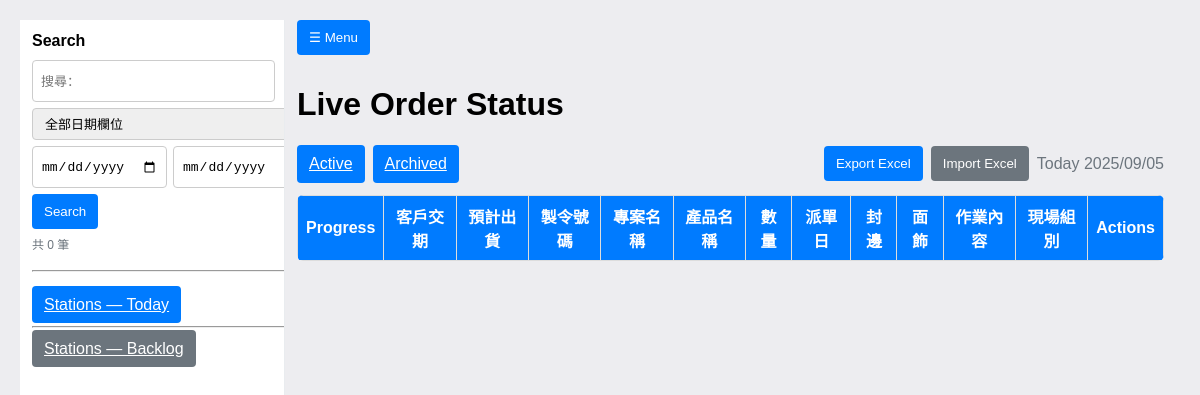
The page /archived on the database as committed earlier.
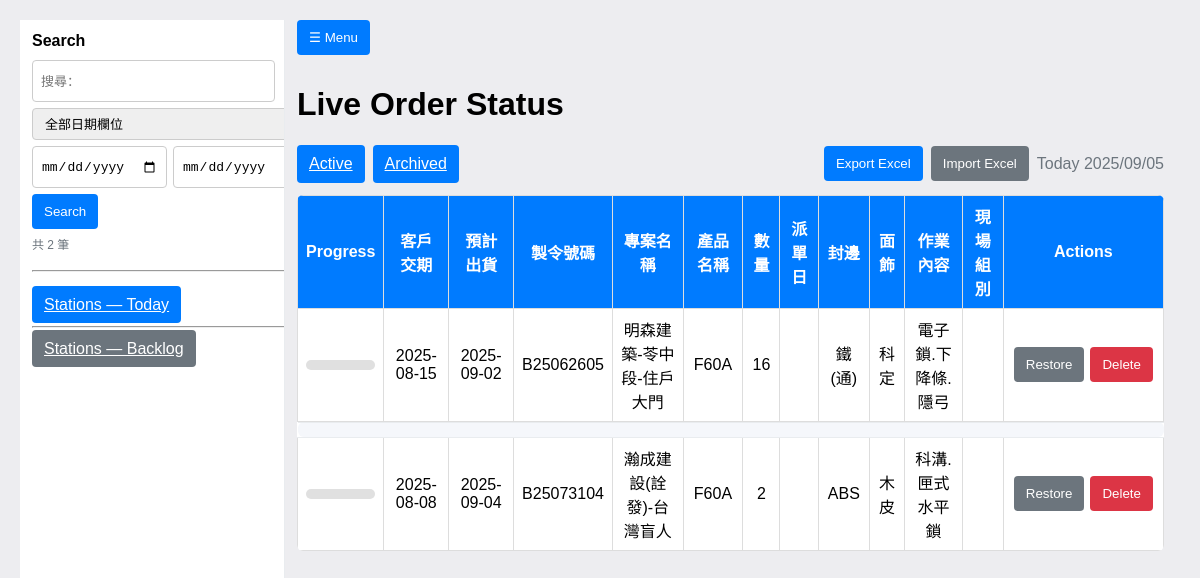
The same page on the database as committed later.
### models.py (models this page shows)
class Order(Base):
    __tablename__ = "orders"
    id = Column(Integer, primary_key=True, autoincrement=True)
    manufacture_code = Column(String)
    customer        = Column(String)
    product         = Column(String)
    demand_date     = Column(String)   # stored as text like "YYYY/MM/DD"
    delivery        = Column(String)   # stored as text
    quantity        = Column(Integer, default=0)
    datecreate      = Column(String)   # stored as text
    fengbian        = Column(String)
    wallpaper       = Column(String)
    jobdesc         = Column(Text)
    archived    = Column(Boolean, default=False)   # soft archive flag
    archived_at = Column(DateTime)                 # when it was archived
    created_at = Column(DateTime, default=datetime.utcnow)
    updated_at = Column(DateTime)
    tasks = relationship("Task", back_populates="order", cascade="all, delete-orphan")

### app.py (the view, shortened to what this page needs)
@app.route("/archived")
def archived_page():
    qtext = (request.args.get("q") or "").strip()
    dfield = (request.args.get("dfield") or "any").strip()   # any | demand | delivery | datecreate
    dfrom  = (request.args.get("dfrom")  or "").strip()
    dto    = (request.args.get("dto")    or "").strip()
    df = _ymd_digits(dfrom)
    dt = _ymd_digits(dto)
    if df and not dt:
        dt = df  # single-day filter if only start is provided
    def norm_col(col):
        return func.replace(func.replace(col, '-', ''), '/', '')
    def date_cond_for(col):
        c = norm_col(col)
        preds = []
        if df: preds.append(c >= df)
        if dt: preds.append(c <= dt)
        return and_(*preds) if preds else None
    today = datetime.today().strftime("%Y/%m/%d")
    with SessionLocal() as session:
        q = session.query(Order).filter(Order.archived == True)
        orders = q.order_by(Order.id.desc()).all()
        vm = []
        for o in orders:
            done_q, total_q = order_progress(o)
            vm.append({
                "id": o.id,
                "manufacture_code": o.manufacture_code or "",
                "customer": o.customer or "",
                "product": o.product or "",
                "demand_date": o.demand_date or "",
                "delivery": o.delivery or "",
                "quantity": o.quantity or 0,
                "datecreate": o.datecreate or "",
                "fengbian": o.fengbian or "",
                "wallpaper": o.wallpaper or "",
                "jobdesc": o.jobdesc or "",
                "active_groups": ", ".join(recalc_active_groups(o)),
                "progress": (done_q, total_q),
                "sub_tasks": [
                    {
                        "id": t.id,
                        "group": t.group or "",
                        "task": t.task or "",
                        "quantity": t.quantity or 0,
                        "completed": t.completed or 0,
                        "remaining": max(0, (t.quantity or 0) - (t.completed or 0)),
                        "running": bool(getattr(t, "start_time", None) and not getattr(t, "stop_time", None)),
                        "started_at": (t.start_time.isoformat() if getattr(t, "start_time", None) else None),
                    } for t in o.tasks
                ]
            })
        return render_template("index.html", orders=vm, today_date=today, archived_page=True, qtext=qtext, dfield=dfield, dfrom=dfrom, dto=dto)

### app.py (called while the page is built)
def recalc_active_groups(order):
    groups = []
    for t in order.tasks:
        remaining = max(0, (t.quantity or 0) - (t.completed or 0))
        if remaining > 0 and t.group and t.group not in groups:
            groups.append(t.group)
    return groups

def order_progress(order):
    total_q = sum((t.quantity or 0) for t in order.tasks)
    done_q = sum((t.completed or 0) for t in order.tasks)
    return (done_q, total_q)

def _ymd_digits(s: str) -> str:
    if not s: return ""
    return re.sub(r"\D", "", s)

def fmtdate(val):
    if not val:
        return ""
    if isinstance(val, date) and not isinstance(val, datetime):
        return val.strftime("%Y-%m-%d")
    if isinstance(val, datetime):
        return val.date().strftime("%Y-%m-%d")
    s = str(val).strip()
    if not s:
        return ""
    for fmt in ("%Y-%m-%d", "%Y/%m/%d", "%Y-%m-%d %H:%M:%S", "%Y/%m/%d %H:%M:%S"):
        try:
            return datetime.strptime(s, fmt).strftime("%Y-%m-%d")
        except Exception:
            pass
    return s[:10]

### templates/index.html (shortened to what this page needs)
<!DOCTYPE html>
<html lang="zh">
<head>
</head>
<body>
  <div class="layout">
  <aside class="sidebar" id="sidebar">
    <div class="brand">Search</div>
    <form method="get" action="{{ '/archived' if archived_page else '/' }}" class="sbm">
      <input type="text" name="q" id= "search-q" value="{{ qtext or '' }}"
             placeholder="搜尋：">
      <select name="dfield">
        <option value="any"        {{ 'selected' if (dfield or 'any')=='any' }}>全部日期欄位</option>
      </select>
      <div class="row">
        <input type="date" name="dfrom" value="{{ dfrom or '' }}">
        <input type="date" name="dto"   value="{{ dto or '' }}">
      </div>
      <div class="row">
        <button class="btn" type="submit">Search</button>
      </div>
      <div class="caption">共 {{ orders|length }} 筆{% if qtext or dfrom or dto %}（篩選中）{% endif %}</div>
      <hr style="margin:12px 0">
      <div class="nav" style="margin-top:6px">
        <a href="/stations/today" class="btn full">Stations — Today</a>
        <hr style="margin:12px 0">
        <a href="/stations/backlog" class="btn full gray" style="margin-top:6px">Stations — Backlog</a>
      </div>
    </form>
  </aside>
  <main class="content">
  <div style="display:flex;align-items:center;gap:12px;">
    <button class="btn hamburger" onclick="toggleSidebar()">☰ Menu</button>
  </div>
  <h1>Live Order Status</h1>
  <div class="toolbar">
    <div class="left">
      <a href="/" class="btn {{ '' if archived_page else 'blue' }}">Active</a>
      <a href="/archived" class="btn {{ 'blue' if archived_page else '' }}">Archived</a>
    </div>
    <div class="right">
      <button class="btn" onclick="location.href='/export/orders.xlsx'">Export Excel</button>
      <button class="btn gray" onclick="openModal('modal-import')">Import Excel</button>
      <span style="color:#6c757d">Today {{ today_date }}</span>
    </div>
  </div>
    <table>
      <tr>
        <th>Progress</th>
        <th>客戶交期</th>
        <th>預計出貨</th>
        <th>製令號碼</th>
        <th>專案名稱</th>
        <th>產品名稱</th>
        <th>數量</th>
        <th>派單日</th>
        <th>封邊</th>
        <th>面飾</th>
        <th>作業內容</th>
        <th>現場組別</th>
        <th>Actions</th>
      </tr>
      {% for o in orders %}
      <tr id="order-{{o.id}}"
        data-demand="{{ o.demand_date|e }}"
        data-delivery="{{ o.delivery|e }}"
        data-code="{{ o.manufacture_code|e }}"
        data-customer="{{ o.customer|e }}"
        data-product="{{ o.product|e }}"
        data-qty="{{ o.quantity }}"
        data-datecreate="{{ o.datecreate|e }}"
        data-fengbian="{{ o.fengbian|e }}"
        data-wallpaper="{{ o.wallpaper|e }}"
        data-jobdesc="{{ o.jobdesc|e }}">
        <td>
          <div class="progress-bar">
          </div>
        </td>
        <td>{{ o.demand_date|fmtdate or '—' }}</td>
        <td>{{ o.delivery|fmtdate or '—' }}</td>
        <td>{{ o.manufacture_code }}</td>
        <td>{{ o.customer }}</td>
        <td>{{ o.product }}</td>
        <td>{{ o.quantity }}</td>
        <td>{{ o.datecreate }}</td>
        <td>{{ o.fengbian }}</td>
        <td>{{ o.wallpaper }}</td>
        <td>{{ o.jobdesc }}</td>
        <td id="groups-{{o.id}}">{{ o.active_groups }}</td>
        <td class="actions-col">
          <div class="actions-group">
            {% if archived_page == False %}
              <button class="btn green" onclick="toggleDetails({{o.id}})">Expand</button>
              <button class="btn gray" onclick="openEditOrder({{ o.id }})">Edit</button>
              <button class="btn red" onclick="deleteOrder({{ o.id }})">Delete</button>
              <button class="btn gray" onclick="archiveOrder({{ o.id }})">Archive</button>
            {% else %}
              <button class="btn gray" onclick="restoreOrder({{ o.id }})">Restore</button>
              <button class="btn red" onclick="deleteOrder({{ o.id }})">Delete</button>
            {% endif %}
          </div>
        </td>
      </tr>
      <tr>
        <td colspan="13" style="padding:0; border:0">
        </td>
      </tr>
      {% if not loop.last %}
      <tr class="order-gap"><td colspan="13" aria-hidden="true"></td></tr>
      {% endif %}
      {% endfor %}
    </table>
  </main>
  </div>
</body>
</html>

### templates/index.html (style rules this page uses)
body { font-family:Arial, sans-serif;background:#ededf0;margin:20px }
table { width:100%;border-collapse:collapse;background:#fff;border-radius:6px;overflow:hidden }
th,td { border:1px solid #ddd;padding:8px;text-align:center }
th { background:#007bff;color:#fff }
.progress-bar { width:100%;height:10px;background:#e0e0e0;border-radius:6px;overflow:hidden }
.btn { padding:10px 12px;border:0;border-radius:4px;color:#fff;background:#007bff;cursor:pointer }
input,select { height:auto;padding:10px 0px;font-size: 12px;border:1px solid #ccc;border-radius:4px;width:100% }
.btn.red { background: #dc3545; }
.btn.gray { background: #6c757d; }
.order-gap td { height: 14px; padding: 0; border: 0; background: #f5f7fb; border-top: 1px solid #e9ecef; border-bottom: 1px solid #e9ecef; border-radius: 6px; }
.toolbar { display:flex;justify-content:space-between;align-items:center;gap:8px;flex-wrap:wrap;margin:12px 0 }
.toolbar .left,.toolbar .right { display:flex;align-items:center;gap:8px }
.layout { display:flex; min-height:100vh }
.sidebar { width:280px; background:#fff; border-right:1px solid #e9ecef; padding:14px; position:sticky; top:0; height:calc(100vh - 40px); overflow:auto; }
.content { flex:1; padding:0 16px }
.brand { font-weight:700; font-size:18px; margin-bottom:10px }
.sbm { margin-top:10px; display:grid; grid-template-columns:1fr; gap:8px }
.sbm input[type="text"], .sbm select, .sbm input[type="date"] { padding:6px 10px; width:100% }
.sbm .row { display:flex; gap:8px }
.sbm .caption { color:#6c757d; font-size:12px }
.hamburger { display:none }
.sidebar { transition: left .2s ease, width .2s ease }
.hamburger { display:inline-flex; position:sticky; top:10px; margin-bottom:10px }
.layout { display:flex; }
.sidebar { flex:0 0 280px; position:sticky; top:20px; height:calc(100vh - 40px); overflow:auto; }
.content { flex:1; min-width:0; }
.sidebar { transition: left .2s ease, width .2s ease, padding .2s ease; }
.hamburger { display:inline-flex; align-items:center; gap:6px; position:sticky; top:10px; margin-bottom:10px; z-index:6; }
.sidebar { flex:0 0 240px; }
.brand { font-size:16px; margin:0 0 6px; }
.sidebar { padding:12px; }
.sbm { gap:6px; }
.sbm input[type="text"], .sbm select, .sbm input[type="date"] { padding:4px 8px; font-size:13px; height:32px; }
.sbm .row { gap:6px; }
.hamburger { margin-right:12px; }
.content { padding-left:12px; }
#search-q { width: 225px; height: 32px; padding: 4px 8px; font-size: 13px; }
.sbm select, .sbm input[type="date"] { height:32px; }
.actions-col { padding: 10px; border: 1px solid #ddd; text-align: center; overflow: visible; flex-wrap: wrap; }
.actions-group { display: flex; flex-wrap: nowrap; gap: 6px; justify-content: center; }
@media (min-width:901px) { .sidebar { position:static; z-index:auto; } }

Rows that differ between the two databases and show on the page:
now on this page (row edited): Order: demand_date|fmtdate "2025-08-15", delivery|fmtdate "2025-09-02", manufacture_code "B25062605", customer "明森建築-苓中段-住戶大門", product "F60A", quantity "16", fengbian "鐵(通)", wallpaper "科定", jobdesc "電子鎖.下降條.隱弓"
now on this page (row edited): Order: demand_date|fmtdate "2025-08-08", delivery|fmtdate "2025-09-04", manufacture_code "B25073104", customer "瀚成建設(詮發)-台灣盲人", product "F60A", quantity "2", fengbian "ABS", wallpaper "木皮", jobdesc "科溝.匣式水平鎖"
Other text that changed with them:
{{ orders|length }}: "0" → "2"
